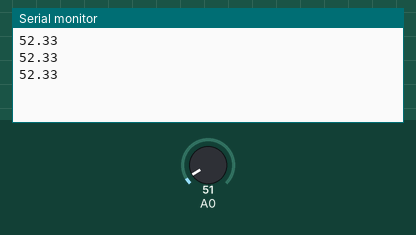
This sketch was run on a simulated Arduino Uno, built with avr-gcc and run on an emulated ATmega328P. Shown: the last lines printed to the serial monitor. The test bench sets the inputs (shaded band); at power-on: A0 = 51.

Above: at 1.3 s.
1.4 s: A0 set to 61
At 1.9 s:
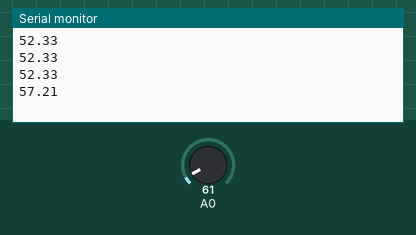
2.9 s: A0 set to 71
At 3.4 s:
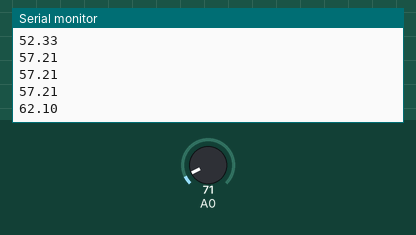
Timing chart, 0 to 5.9 s (numbered marks = the images above; inputs shaded):
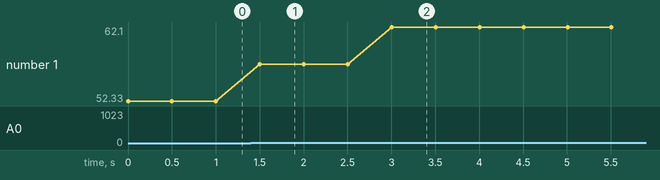

Measured:
- after the input at 1.4 s, the serial monitor: prints a new line after 0.10 s (image 1)
- after the input at 2.9 s, the serial monitor: prints a new line after 0.10 s (image 2)
- plotted number 1: 52.33 → 57.21 after the input at 1.4 s, 57.21 → 62.1 after the input at 2.9 s

The sketch:

Programa3.ino
```cpp
int lm35 = 0;
float temperatura = 0.0;

void setup() {
  // put your setup code here, to run once:
  Serial.begin(9600);
}

void loop() {
  // put your main code here, to run repeatedly:
  lm35 = analogRead(A0);
  temperatura = 27.4 + (( lm35 * (500.0 / 1023.0)));
  Serial.println(temperatura);

  delay(500);
}
```
